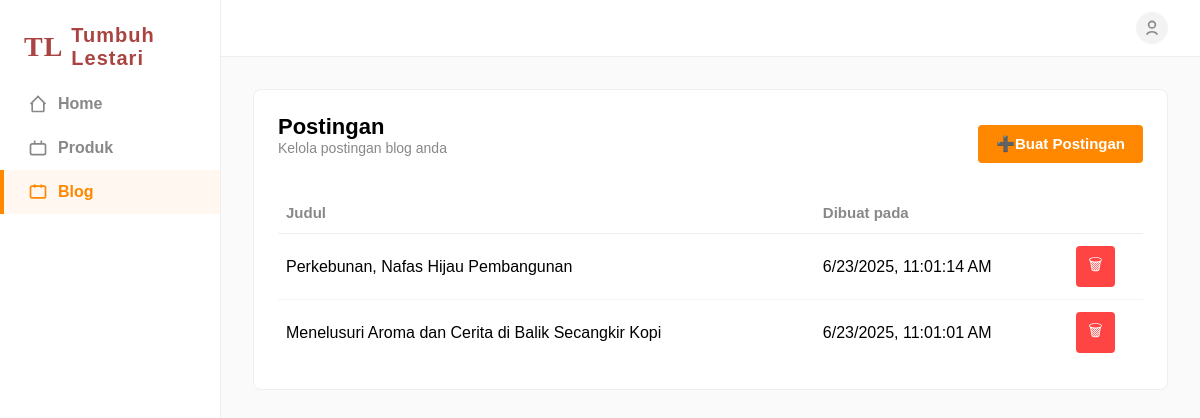
The page /blog.php (signed in) on the database its author committed.
### tables this page shows
CREATE TABLE `blog` (
  `id` int(11) NOT NULL,
  `judul` varchar(200) DEFAULT NULL,
  `konten` text DEFAULT NULL,
  `created_at` datetime DEFAULT NULL
);

### blog.php (the view, shortened to what this page needs)
<?php
include 'koneksi.php';
$blog = [];
$q = mysqli_query($conn, "SELECT * FROM blog ORDER BY created_at DESC");
if ($q) {
    while ($row = mysqli_fetch_assoc($q)) {
        $blog[] = $row;
    }
}
?>
<!DOCTYPE html>
<html lang="id">
<head>
</head>
<body>
<div class="layout">
    <div class="sidebar">
        <div class="logo"><span>TL</span> Tumbuh Lestari</div>
        <div class="menu">
            <a href="home.php" class="menu-item">
                <svg width="20" height="20" fill="none" stroke="#888" stroke-width="2" viewBox="0 0 24 24"><path d="M3 12l2-2m0 0l7-7 7 7M5 10v10a1 1 0 001 1h3m10-11l2 2m-2-2v10a1 1 0 01-1 1h-3m-6 0h6"/></svg>
                Home
            </a>
            <a href="produk.php" class="menu-item">
                <svg width="20" height="20" fill="none" stroke="#888" stroke-width="2" viewBox="0 0 24 24"><rect x="3" y="7" width="18" height="13" rx="2"/><path d="M16 3v4M8 3v4"/></svg>
                Produk
            </a>
            <a href="blog.php" class="menu-item active">
                <svg width="20" height="20" fill="none" stroke="#ff8800" stroke-width="2" viewBox="0 0 24 24"><rect x="3" y="5" width="18" height="14" rx="2"/><path d="M8 3v4M16 3v4"/></svg>
                Blog
            </a>
        </div>
    </div>
    <div style="flex:1;display:flex;flex-direction:column;">
        <div class="header">
            <div class="profile">
                <svg width="20" height="20" fill="none" stroke="#888" stroke-width="2" viewBox="0 0 24 24"><circle cx="12" cy="8" r="4"/><path d="M6 20c0-2.2 3.6-3.5 6-3.5s6 1.3 6 3.5"/></svg>
            </div>
        </div>
        <div class="content">
            <div class="blog-card">
                <div class="blog-header">
                    <div>
                        <div class="blog-title">Postingan</div>
                        <div class="blog-desc">Kelola postingan blog anda</div>
                    </div>
                    <button class="btn-tambah" onclick="window.location.href='blog_tambah.php'">➕Buat Postingan</button>
                </div>
                <table class="blog-table">
                    <thead>
                        <tr>
                            <th>Judul</th>
                            <th>Dibuat pada</th>
                            <th></th>
                        </tr>
                    </thead>
                    <tbody>
                    <?php foreach ($blog as $b): ?>
                        <tr>
                            <td><?= htmlspecialchars($b['judul']) ?></td>
                            <td><?= date('n/j/Y, g:i:s A', strtotime($b['created_at'])) ?></td>
                            <td class="blog-action">
                                <button class="btn-delete" onclick="hapusBlog(<?= $b['id'] ?>)">&#128465;</button>
                            </td>
                        </tr>
                    <?php endforeach; ?>
                    </tbody>
                </table>
            </div>
        </div>
    </div>
</div>
</body>
</html>

### blog.php (style rules this page uses)
body { margin:0; background: #fafafa; font-family: Arial, sans-serif; }
.layout { display: flex; min-height: 100vh; }
.sidebar { width: 220px; background: #fff; border-right: 1px solid #eee; display: flex; flex-direction: column; }
.logo { font-weight: bold; font-size: 20px; color: #a94442; letter-spacing: 1px; padding: 24px 24px 12px 24px; display: flex; align-items: center; }
.logo span { font-family: serif; font-size: 28px; margin-right: 8px; color: #a94442; }
.menu { flex: 1; }
.menu-item { display: flex; align-items: center; padding: 12px 24px; color: #888; background: #fff; border-left: 4px solid transparent; font-weight: bold; text-decoration: none; transition: background 0.2s, color 0.2s; }
.menu-item.active { color:#ff8800; background:#fff7f0; border-left:4px solid #ff8800; }
.menu-item svg { margin-right: 10px; stroke: #888; transition: stroke 0.2s; }
.menu-item.active svg { stroke: #ff8800; }
.header { height: 56px; background: #fff; border-bottom: 1px solid #eee; display: flex; align-items: center; justify-content: flex-end; padding: 0 32px; }
.profile { width: 32px; height: 32px; border-radius: 50%; background: #f3f3f3; display: flex; align-items: center; justify-content: center; font-size: 18px; color: #888; }
.content { flex: 1; padding: 32px; }
.blog-card { border: 1px solid #eee; border-radius: 8px; background: #fff; padding: 24px; }
.blog-header { display: flex; justify-content: space-between; align-items: center; margin-bottom: 18px; }
.blog-title { font-size: 22px; font-weight: bold; }
.blog-desc { color: #888; font-size: 14px; margin-bottom: 18px; }
.btn-tambah { background: #ff8800; color: #fff; border: none; padding: 10px 18px; border-radius: 4px; font-size: 15px; cursor: pointer; font-weight: bold; }
.blog-table { width: 100%; border-collapse: collapse; }
.blog-table th, .blog-table td { padding: 12px 8px; text-align: left; }
.blog-table th { color: #888; font-size: 15px; border-bottom: 1px solid #eee; }
.blog-table tr:not(:last-child) td { border-bottom: 1px solid #f3f3f3; }
.blog-action { text-align: right; }
.btn-delete { background: #ff4444; color: #fff; border: none; border-radius: 4px; padding: 7px 12px; font-size: 16px; cursor: pointer; }

### rows shown on the page
blog: judul "Perkebunan, Nafas Hijau Pembangunan", created_at "6/23/2025, 11:01:14 AM"
blog: judul "Menelusuri Aroma dan Cerita di Balik Secangkir Kopi", created_at "6/23/2025, 11:01:01 AM"
